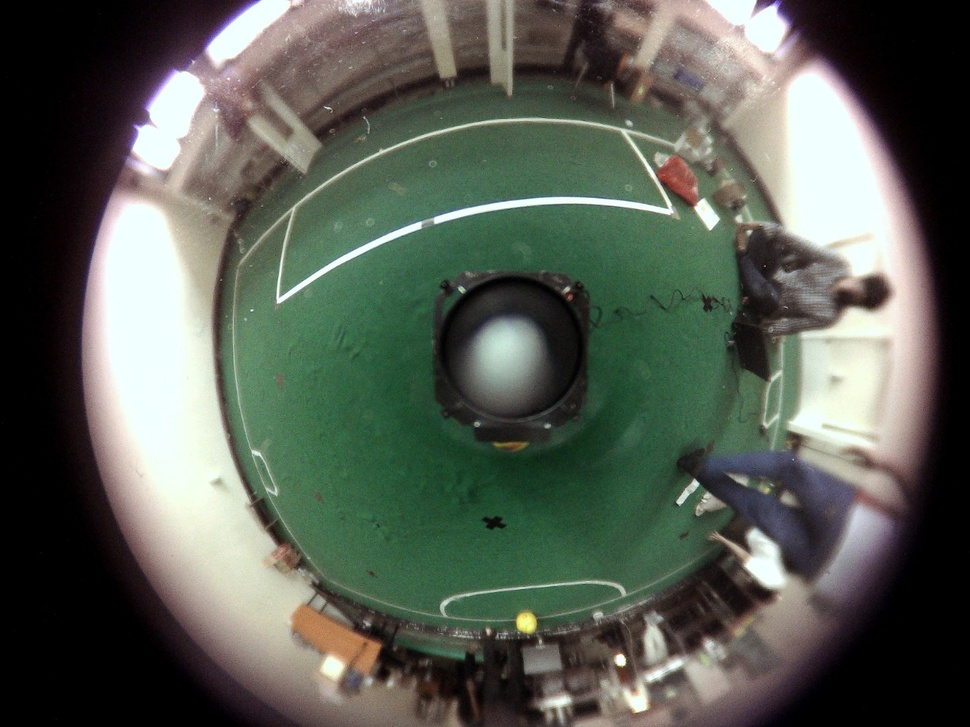
#> input picture omni.jpeg, 970 x 727 px, shrunk from 1280 x 960 before the run
$ python omni2panorama.py
#> lines starting #> are read from the running program, lines starting #| are printed output that depends on the picture
# PROGRAM OMNIDIRECTIONAL CAMERA KE PANORAMA

################################
# Author: Archrinto
# Email : hey.archrinto@gmail.com
################################

import numpy as np
import cv2
from math import ceil
import time

def gen_panorama_map(height, width, center, inner_radius=None, outer_radius=None):
    if inner_radius == None:
        inner_radius = 0

    if outer_radius == None:
        outer_radius = height / 2.0

    center_radius = (outer_radius - inner_radius) / 2 + inner_radius

    # lebar: keliling lingkaran
    # lebar 0-w merepresentasikan sudut
    w = ceil(np.pi * center_radius * 2)

    # tinggi: jari-jari lingkaran
    # tinggi 0-h merepresentasikan jarak
    h = ceil(outer_radius - inner_radius)

    # membuat mapping
    # 0-360 ke 0-w
    range_sudut = []
    for i in range(w):
        sudut_i = float(i) / float(w-1) * 360.0
        range_sudut.append(sudut_i)

    # sudut ke semua range jarak
    range_jarak = []
    for i in range(h):
        # piksel paling bawah merupakan jarak terdekat
        jarak = outer_radius - i
        range_jarak.append(jarak)

    # memasukan dalam matrix sudut dan jarak
    map_sudut = np.zeros((h, w))
    for i in range(h):
        map_sudut[i,:] = range_sudut

    map_jarak = np.zeros((h, w))
    for i in range(w):
        map_jarak[:,i] = range_jarak

    # konversi sudut dan jarak ke dalam koordinat piksel gambar
    map_x = ((np.sin(np.radians(map_sudut)) * map_jarak) + center[0]).astype(int)
    map_y = ((np.cos(np.radians(map_sudut)) * map_jarak) + center[1]).astype(int)

    # mengambil index matrix yang valid
    map_valid = np.logical_and(
        np.logical_and(map_x < height, map_x >= 0),
        np.logical_and(map_y < width, map_y >= 0)
    )

    map_size = (h, w)

    return map_size, map_x, map_y, map_valid

def remapping(map, image):
    map_size, map_x, map_y, map_valid = map

    remap = np.zeros((map_size[0], map_size[1], image.shape[2]), np.uint8)
    remap[map_valid] = image[map_x[map_valid], map_y[map_valid]]

    return remap

if __name__ == "__main__":
    img = cv2.imread('omni.jpeg')
#> img is the input picture: shape (727, 970, 3); mean B, G, R 84.5, 94.4, 88.5
    height, width, _ = img.shape
#> height = 727; width = 970
    center = (height / 2, width / 2)
#> center = (363.5, 485)

    t0 = time.time()
    pano_map = gen_panorama_map(height=height, width=width, center=center, inner_radius=60)
#> after the loop in gen_panorama_map, `for i in range(h):`:
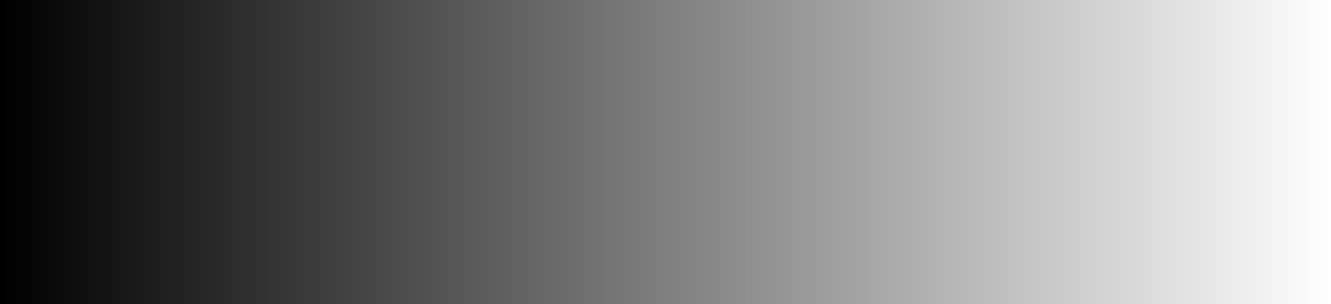
#> map_sudut: shape (304, 1331) float64; min 0, max 360, mean 180; drawn with min black and max white
#> after the loop in gen_panorama_map, `for i in range(w):`:
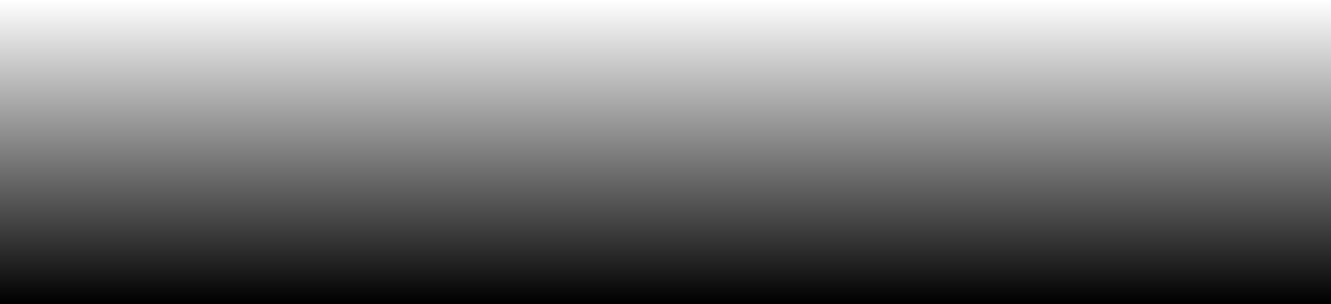
#> map_jarak: shape (304, 1331) float64; min 60.5, max 363.5, mean 212; drawn with min black and max white
    # menghitung lama proses pembuatan peta
    print("gen map: --- %s seconds ---" % (time.time() - t0))

    t0 = time.time()

    image_remap = remapping(pano_map, img)
#> in remapping, `remap[map_valid] = image[map_x[map_valid], map_y[map_valid]]`:
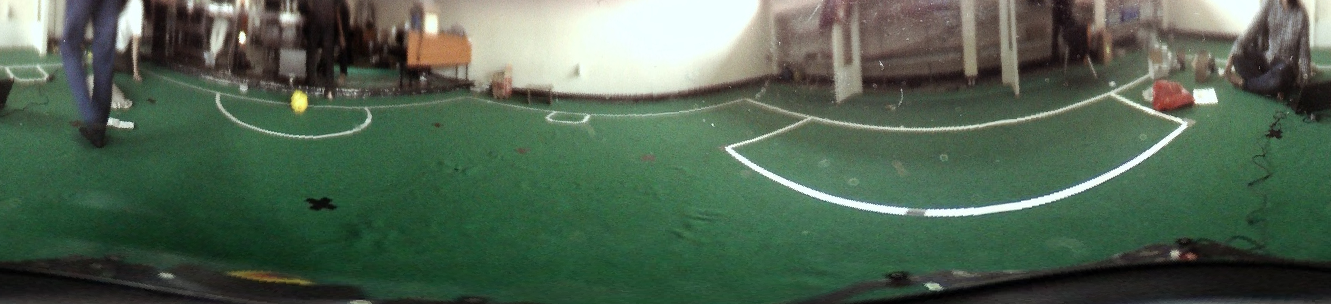
#> remap: shape (304, 1331, 3); mean B, G, R 81.4, 100.3, 80.3

    # menghitung lama proses remap
    print("remap: --- %s seconds ---" % (time.time() - t0))

    # menyimpan gambar
    cv2.imwrite('mapping-v1.3.jpeg', image_remap)

    # # menampilkan gambar
    # cv2.imshow('remapping', res)
    # cv2.waitKey(0)

$ run again, with mapping-v1.1.jpeg copied over omni.jpeg
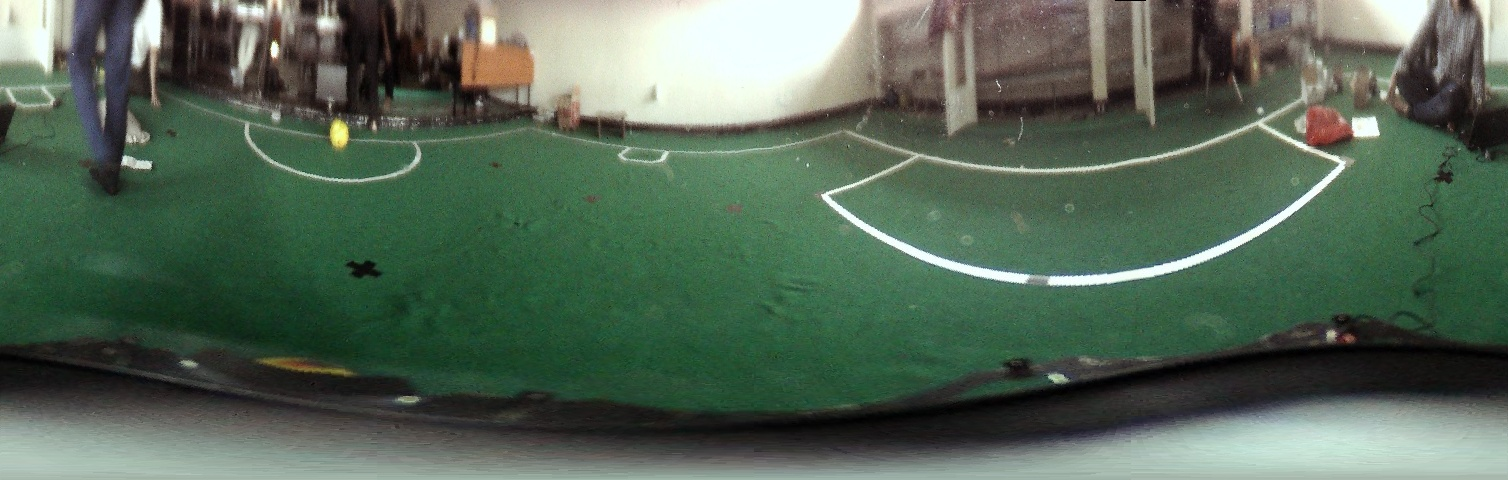
#> input picture mapping-v1.1.jpeg, 1508 x 480 px
#> img is the input picture: shape (480, 1508, 3); mean B, G, R 86.2, 103, 84.6
#> after the loop in gen_panorama_map, `for i in range(w):`:
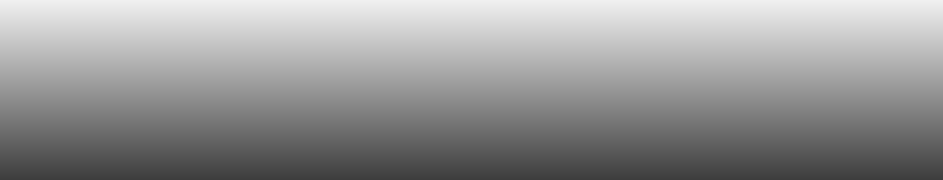
#> map_jarak: shape (180, 943) float64; min 61, max 240, mean 150.5
#> in remapping, `remap[map_valid] = image[map_x[map_valid], map_y[map_valid]]`:
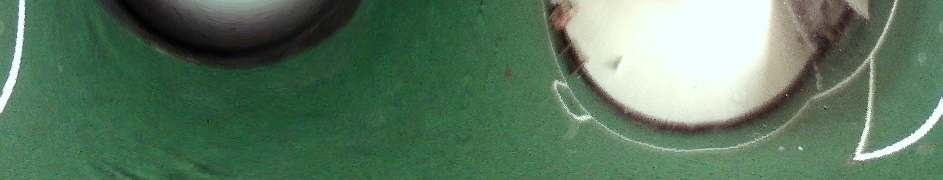
#> remap: shape (180, 943, 3); mean B, G, R 95.9, 119.9, 90.1
